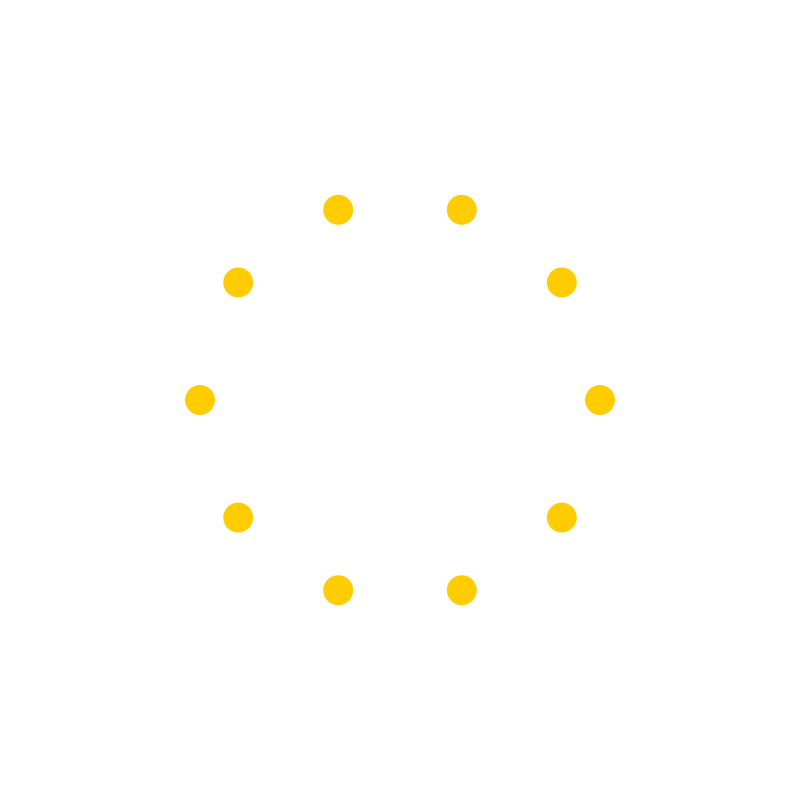
Frame 1 (no input)
Frame 60 (the mouse pressed at the canvas centre just before this capture): identical to frame 1, image omitted
Frame 120 (the mouse held since frame 60 and released just before this capture): identical to frame 1, image omitted

The Processing sketch that drew this single still picture (run headless with seeded random() and noise(); from frame 60 on, the mouse is pressed at the canvas centre):

// Processing sketch: week05_alptugan_Rotational_Symmetry_02
// ── week05_alptugan_Rotational_Symmetry_02.pde
float circularRad;
float numItem;
float x;
float y;
float angle;

void setup() {
  size(800,800);
  numItem = 10;
  x = 0;
  y = 0;
  circularRad = 200;
}

void draw() {
  background(255);
  
  pushMatrix();
  noStroke();
  fill(#ffcc00);
  
  // Move everthing in the forloop to center
  translate(width/2, height/2);
  
  // calculate angle per circle
  angle = 360 / numItem;
  for(int i = 0; i < numItem; i = i + 1) {
    //calculate current angle for each circle
    // 1st 0
    // 2nd 36
    // 3rd 72
    // ... so on; in every cycle in for loop we multiply 
    // angle with current i value
    // In Processing we have convert degrees to radians
    float curAngle = radians(angle * i);
    x = circularRad * cos(curAngle);
    y = circularRad * sin(curAngle);
    circle(x,y,30);
  }
  popMatrix();
  
}
